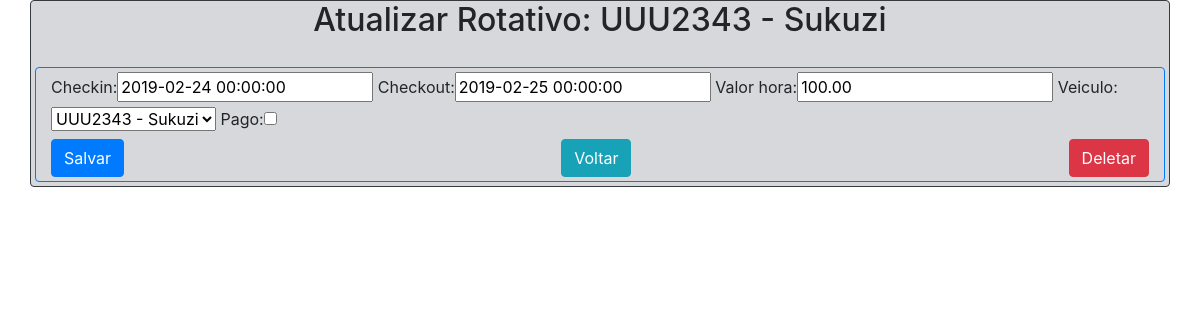
The app's page /sistema/update_rotativos/17/ (signed in), older data.
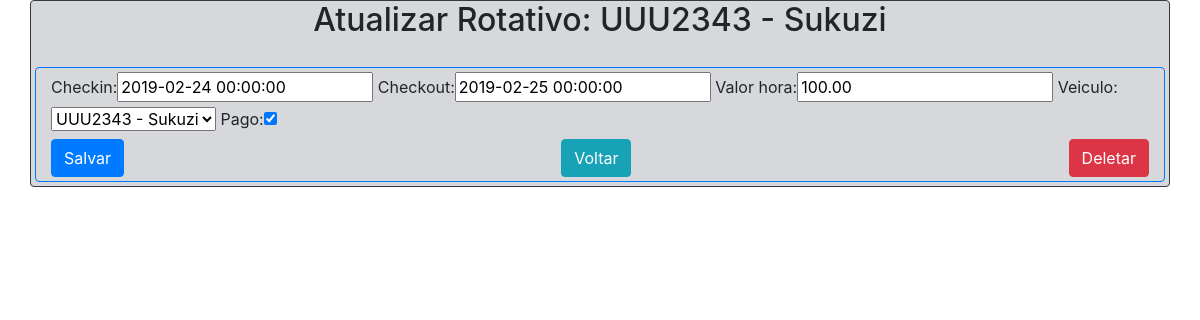
The same page, newer data.
### core/models.py (models this page shows, shortened)
class MovRotativo(models.Model):
	checkin = models.DateTimeField(auto_now=False)
	checkout = models.DateTimeField(auto_now=False, null=True, blank=True)
	valor_hora = models.DecimalField(max_digits=5, decimal_places=2)
	veiculo = models.ForeignKey(Veiculo, on_delete=models.CASCADE)
	pago = models.BooleanField(default=False)

class Veiculo(models.Model):
	marca = models.ForeignKey(Marca, on_delete=models.CASCADE)
	placa = models.CharField(max_length=7)
	cor = models.CharField(max_length=15)
	observacoes = models.TextField()
	proprietario = models.ForeignKey(Pessoa, on_delete=models.CASCADE)
	def __str__(self):
		return self.placa + " - " + self.marca.nome

class Marca(models.Model):
	nome = models.CharField(max_length=50)

### core/views.py (the view)
# urls.py: path('update_rotativos/<int:id>/', update_rotativos,
@login_required
def update_rotativos(request, id):
	data = {}
	rotativo = MovRotativo.objects.get(id=id)
	form = MovRotativoForm(request.POST or None, instance=rotativo)
	data['rotativo'] = rotativo
	data['form'] = form
	if request.method == 'POST':
		if form.is_valid():
			form.save()
			return redirect('core_lista_mov_rotativos')
	else:
		return render(request, 'core/update_rotativos.html', data)

### core/forms.py
class MovRotativoForm(ModelForm):
	class Meta:
		model = MovRotativo
		fields = '__all__'

### core/templates/core/update_rotativos.html (shortened to what this page needs)
{% extends 'base.html' %}
{% load bootstrap %}
{% block main %}
<div class="row mb-3">
	<div class="col-sm-12 text-center">
		<h2>Atualizar Rotativo: {{ rotativo.veiculo }}</h2>
	</div>
</div>
<div class="row p-1">
	<div class="col-sm-12 border border-primary rounded pt-1 pb-1">
		<form action="{% url 'core_update_rotativos' rotativo.id %}"
		method="POST">
		{{ form|bootstrap }}
			<div class="btn-toolbar justify-content-between">
				<button class="btn btn-primary"
				type="submit">Salvar</button>
				<a class="btn btn-info" href="/sistema/rotativos"
				role="button">Voltar</a>
				<a class="btn btn-danger"
				href="{% url 'core_delete_rotativos' rotativo.id %}"
				role="button">Deletar</a>
			</div>
		</form>
	</div>
</div>
{% endblock %}

Row changes from the older to the newer data that the page shows:
changed MovRotativo "UUU2343 - Sukuzi": pago "☐" → "☑"
